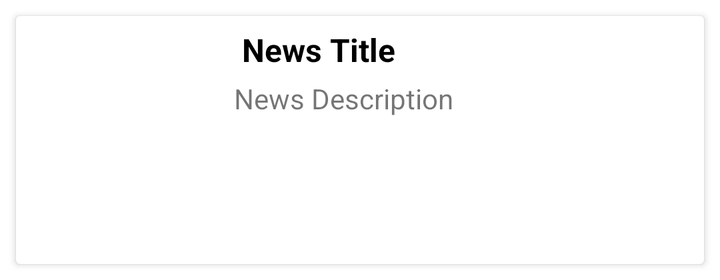
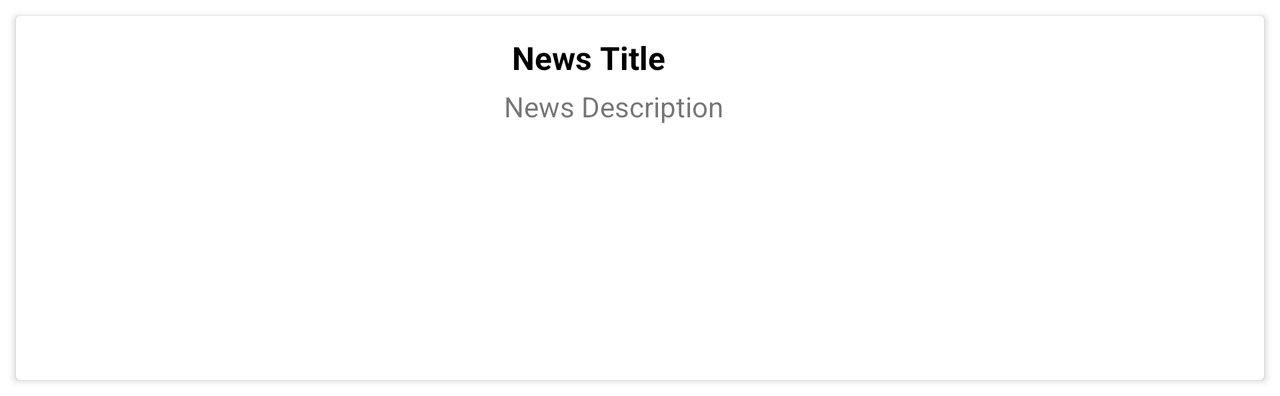

Compare how this app lays out the same screen by default and in its alternative resource folder. The renders come first, then the two layout files and the values they reference.
<!-- AndroidManifest.xml: application theme Theme.NewsFeed -->
<!-- res/layout/news_item.xml -->
<?xml version="1.0" encoding="utf-8"?>
<androidx.cardview.widget.CardView
    xmlns:android="http://schemas.android.com/apk/res/android"
    xmlns:app="http://schemas.android.com/apk/res-auto"
    xmlns:tools="http://schemas.android.com/tools"
    android:layout_width="match_parent"
    android:layout_height="wrap_content"
    android:layout_margin="8dp"
    app:cardCornerRadius="2dp"
    app:cardElevation="@dimen/cardview_default_elevation"
    app:contentPadding="2dp">

    <androidx.constraintlayout.widget.ConstraintLayout
        android:layout_width="match_parent"
        android:layout_height="wrap_content">

        <ImageView
            android:id="@+id/news_image_view"
            android:layout_width="120dp"
            android:layout_height="120dp"
            android:scaleType="centerCrop"
            app:layout_constraintBottom_toBottomOf="parent"
            app:layout_constraintStart_toStartOf="parent"
            app:layout_constraintTop_toTopOf="parent"
            android:contentDescription="@string/news_image" />

        <TextView
            android:id="@+id/news_title"
            android:layout_width="250dp"
            android:layout_height="wrap_content"
            android:layout_marginStart="4dp"
            android:maxLines="2"
            android:padding="4dp"
            android:textColor="@color/black"
            android:textSize="16sp"
            android:textStyle="bold"
            app:layout_constraintBottom_toTopOf="@+id/news_description"
            app:layout_constraintEnd_toEndOf="parent"
            app:layout_constraintStart_toEndOf="@+id/news_image_view"
            app:layout_constraintTop_toTopOf="parent"
            tools:text="News Title" />

        <TextView
            android:id="@+id/news_description"
            android:layout_width="250dp"
            android:layout_height="wrap_content"
            android:layout_marginStart="4dp"
            android:maxLines="3"
            android:textSize="14sp"
            app:layout_constraintEnd_toEndOf="parent"
            app:layout_constraintStart_toEndOf="@+id/news_image_view"
            app:layout_constraintTop_toBottomOf="@+id/news_title"
            tools:text="News Description" />

    </androidx.constraintlayout.widget.ConstraintLayout>

</androidx.cardview.widget.CardView>
<!-- resources referenced by this layout -->
<resources>
  <color name="black">#FF000000</color>
  <string name="news_image">News Image</string>
  <style name="Theme.NewsFeed" parent="Theme.MaterialComponents.DayNight.NoActionBar">
          
          <item name="colorPrimary">@color/purple_500</item>
          <item name="colorPrimaryVariant">@color/purple_700</item>
          <item name="colorOnPrimary">@color/white</item>
          
          <item name="colorSecondary">@color/teal_200</item>
          <item name="colorSecondaryVariant">@color/teal_700</item>
          <item name="colorOnSecondary">@color/black</item>
          
          <item name="android:statusBarColor" tools:targetApi="l">?attr/colorPrimaryVariant</item>
          
      </style>
  <color name="purple_500">#FF6200EE</color>
  <color name="purple_700">#FF3700B3</color>
  <color name="white">#FFFFFFFF</color>
  <color name="teal_200">#FF03DAC5</color>
  <color name="teal_700">#FF018786</color>
</resources>
<!-- res/layout-land/news_item.xml (the repository's variant of the layout above) -->
<!-- drawn on the phone turned sideways -->
<?xml version="1.0" encoding="utf-8"?>
<androidx.cardview.widget.CardView
    xmlns:android="http://schemas.android.com/apk/res/android"
    xmlns:app="http://schemas.android.com/apk/res-auto"
    xmlns:tools="http://schemas.android.com/tools"
    android:layout_width="match_parent"
    android:layout_height="wrap_content"
    app:contentPadding="2dp"
    app:cardCornerRadius="2dp"
    app:cardElevation="@dimen/cardview_default_elevation"
    android:layout_margin="8dp">

    <androidx.constraintlayout.widget.ConstraintLayout
        android:layout_width="match_parent"
        android:layout_height="wrap_content"
        android:padding="4dp">

        <ImageView
            android:id="@+id/news_image_view"
            android:layout_width="230dp"
            android:layout_height="170dp"
            app:layout_constraintStart_toStartOf="parent"
            app:layout_constraintTop_toTopOf="parent"
            app:layout_constraintBottom_toBottomOf="parent"/>

        <TextView
            android:id="@+id/news_title"
            android:layout_width="460dp"
            android:layout_height="wrap_content"
            tools:text="News Title"
            android:textSize="16sp"
            android:textStyle="bold"
            android:textColor="@color/black"
            android:maxLines="2"
            android:layout_marginStart="8dp"
            android:padding="4dp"
            app:layout_constraintStart_toEndOf="@+id/news_image_view"
            app:layout_constraintTop_toTopOf="parent"
            app:layout_constraintBottom_toTopOf="@+id/news_description"/>

        <TextView
            android:id="@+id/news_description"
            android:layout_width="460dp"
            android:layout_height="wrap_content"
            tools:text="News Description"
            android:textSize="14sp"
            android:maxLines="5"
            android:layout_marginStart="8dp"
            app:layout_constraintStart_toEndOf="@+id/news_image_view"
            app:layout_constraintTop_toBottomOf="@+id/news_title" />

    </androidx.constraintlayout.widget.ConstraintLayout>

</androidx.cardview.widget.CardView>
<!-- resources referenced by the variant -->
<!-- as the phone turned sideways resolves them -->
<resources>
  <color name="black">#FF000000</color>
  <style name="Theme.NewsFeed" parent="Theme.MaterialComponents.DayNight.NoActionBar">
          
          <item name="colorPrimary">@color/purple_500</item>
          <item name="colorPrimaryVariant">@color/purple_700</item>
          <item name="colorOnPrimary">@color/white</item>
          
          <item name="colorSecondary">@color/teal_200</item>
          <item name="colorSecondaryVariant">@color/teal_700</item>
          <item name="colorOnSecondary">@color/black</item>
          
          <item name="android:statusBarColor" tools:targetApi="l">?attr/colorPrimaryVariant</item>
          
      </style>
  <color name="purple_500">#FF6200EE</color>
  <color name="purple_700">#FF3700B3</color>
  <color name="white">#FFFFFFFF</color>
  <color name="teal_200">#FF03DAC5</color>
  <color name="teal_700">#FF018786</color>
</resources>
